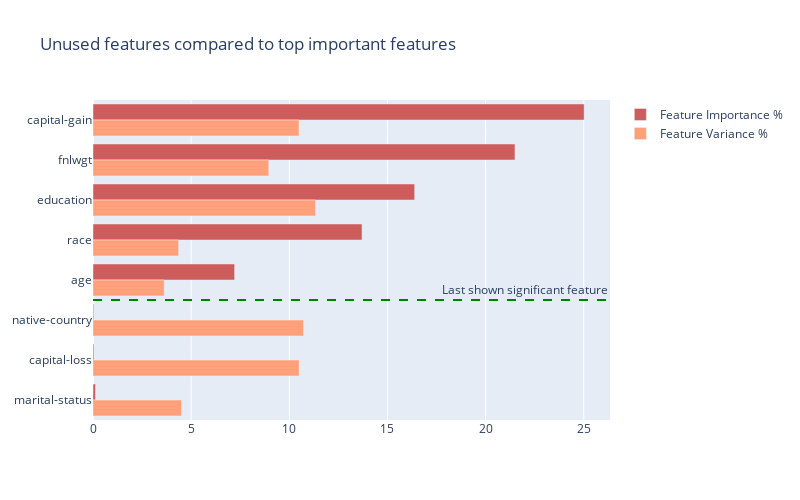

The code cell stored with this chart in its notebook:
### Code cell
UnusedFeatures().run(train_ds, test_ds, model)

### Figure 1 — Plotly figure (JSON) as saved in the notebook; plotly's stock layout.template omitted (floating-point values rounded to 4 significant figures)
{"data": [{"marker": {"color": "indianred"}, "name": "Feature Importance %", "orientation": "h", "type": "bar", "x": [25.02, 21.49, 16.39, 13.7, 7.212, 0.03788, 0.04762, 0.1269], "y": ["capital-gain", "fnlwgt", "education", "race", "age", "native-country", "capital-loss", "marital-status"]}, {"marker": {"color": "lightsalmon"}, "name": "Feature Variance %", "orientation": "h", "type": "bar", "x": [10.49, 8.952, 11.33, 4.362, 3.628, 10.73, 10.5, 4.509], "y": ["capital-gain", "fnlwgt", "education", "race", "age", "native-country", "capital-loss", "marital-status"]}], "layout": {"annotations": [{"showarrow": false, "text": "Last shown significant feature", "x": 1, "xanchor": "right", "xref": "x domain", "y": 4.5, "yanchor": "bottom", "yref": "y"}], "height": 500, "shapes": [{"line": {"color": "green", "dash": "dash", "width": 2}, "type": "line", "x0": 0, "x1": 1, "xref": "x domain", "y0": 4.5, "y1": 4.5, "yref": "y"}], "title": {"text": "Unused features compared to top important features"}, "width": 800, "yaxis": {"autorange": "reversed"}}}
